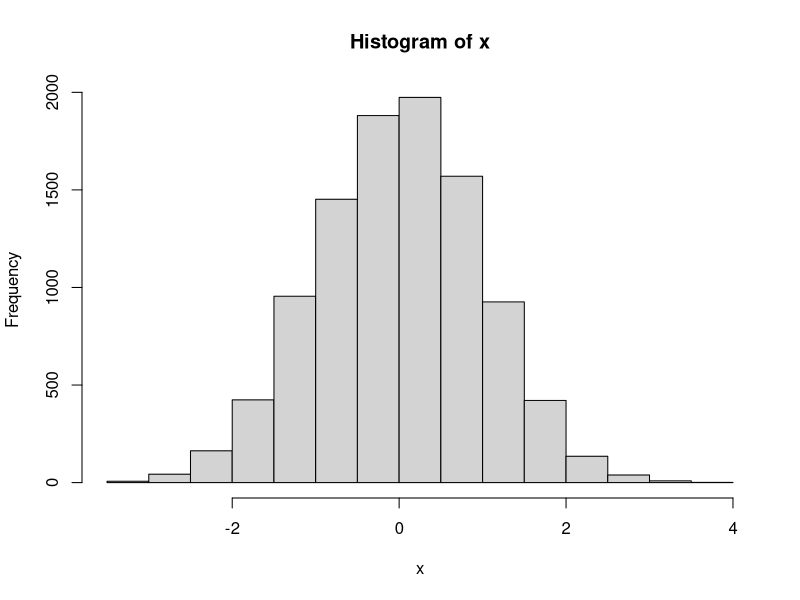

Reproduce this figure in R. (Note: this script raises an error after producing the figure.)
## ---- chunk 1
x <- rnorm(10000)
hist(x)  # this is a histogram

t.test(x)
## ---- chunk 2
sleep1 <- sleep[sleep$group == 1,  ]
sleep2 <- sleep[sleep$group == 2,  ]
sleep1
sleep2
sleep.reassembled <- rbind(sleep1, sleep2)
sleep.reassembled

# rbind_list
library(dplyr)
sleep2b <- sleep2
sleep2b$new.column <- "other data"
# rbind(sleep1, sleep2b) # doesn't work
data.frame(rbind_list(sleep1, sleep2b)) # from dplyr package
rbind_all(list(sleep1, sleep2b))

sleep.left <- sleep[, 1:2]
sleep.left
sleep.ID <- sleep[, 3]
sleep.ID
sleep.reassembled.2 <- cbind(sleep.left, sleep.ID)
sleep.reassembled.2
## ---- chunk 3
subject.info <- data.frame(ID = 3:12, gender = c("male", "male", "female", "female", "female", "female", "male", "female", "male", "male"))
subject.info

sleep.merged <- merge(sleep, subject.info)
sleep
sleep.merged
nrow(sleep)
nrow(sleep.merged)

mysleep <- sleep
mysleep$ID <- as.numeric(mysleep$ID)

sleep.merged2 <- merge(mysleep, subject.info, all = TRUE)
sleep.merged2

## ---- chunk 4
mysleep
mysleep$Study <- "Study1"
mysleep$noise <- rnorm(20)
mysleep
## ---- chunk 5
mysleep <- sleep
mysleep$extra2 <- mysleep$extra * 2
mysleep$extra3 <- log(mysleep$extra + 10)
mysleep
mysleep$extra2 <- mysleep$extra2 - 4
mysleep
mysleep$extra2 <- NULL  # deletes the column
mysleep
mysleep$extra3 <- NA
mysleep
mysleep$three <- 3
mysleep
# mysleep$four <- c(1, 2, 3) # doesn't work
mysleep$five <- c(1, 2, 3, 4) # does work (recycling)
mysleep

rep(2, 10)
rep(2:4, 10)
rep(2:4, each = 10)

rep(1:2, each = 5)

## ---- chunk 6
mysleep <- sleep
summary(mysleep)
levels(mysleep$ID)
summary(mysleep$ID)

mysleep.1 <- subset(mysleep, group == "1")
# mysleep.1 <- mysleep[mysleep$group == "1", ]
mysleep.1 <- subset(mysleep.1, !ID == "3")
# mysleep.1 <- subset(mysleep, group == 1 & !ID == 3)
# mysleep.1 <- mysleep[mysleep$group == 1 & !mysleep$ID == 3, ]
summary(mysleep.1$ID)
summary(mysleep.1$group)

mysleep.2 <- droplevels(mysleep.1)
summary(mysleep.2$ID)
summary(mysleep.2$group)
## ---- chunk 7
mysleep <- sleep
summary(mysleep)

levels(mysleep$group)
levels(mysleep$group) <- c("pre", "post")  # changes LABELS of the levels
levels(mysleep$group)
mysleep

# levels(mysleep$group) <- c("post", "pre")  # DOESN'T CHANGE ORDER!
# levels(mysleep$group)
# mysleep
# mysleep$group <- factor(mysleep$group, levels = c("post", "pre"))

mysleep$group <- relevel(mysleep$group, "post")  # changes order
levels(mysleep$group)
summary(mysleep)
mysleep

# avoid reorder() except for special cases

mysleep$ID <- factor(mysleep$ID, levels = c("2", "3", "1", "5", "10", "7", "9", "8", "4", "6"))
levels(mysleep$ID)
mysleep

mysleep$IDlevelnum <- as.numeric(mysleep$ID)
mysleep

## ---- chunk 8
# install.packages("reshape2")
library(reshape2)
## ---- chunk 9
mysleep <- sleep
mysleep
levels(mysleep$group) <- c("pre", "post")
mysleep.cast <- dcast(mysleep, ID ~ group, value.var = "extra")
mysleep.cast

myff <- french_fries
head(myff)
# ?melt.data.frame
myff.melt <- melt(myff, id.vars = 1:4)
myff.melt <- melt(myff, id.vars = c("time", "treatment", "subject", "rep"))
myff.melt <- melt(myff, measure.vars = 5:9)
myff.melt <- melt(myff, measure.vars = c("buttery", "potato", "grassy", "rancid", "painty"))
head(myff.melt)
summary(myff.melt)

myff.melt <- melt(myff, id.vars = 1:4, value.name = "rating", variable.name = "taste")
head(myff.melt)
summary(myff.melt)

recastff <- dcast(myff.melt, time + treatment + subject + rep ~ taste, 
                  value.var = "rating")
summary(recastff)
